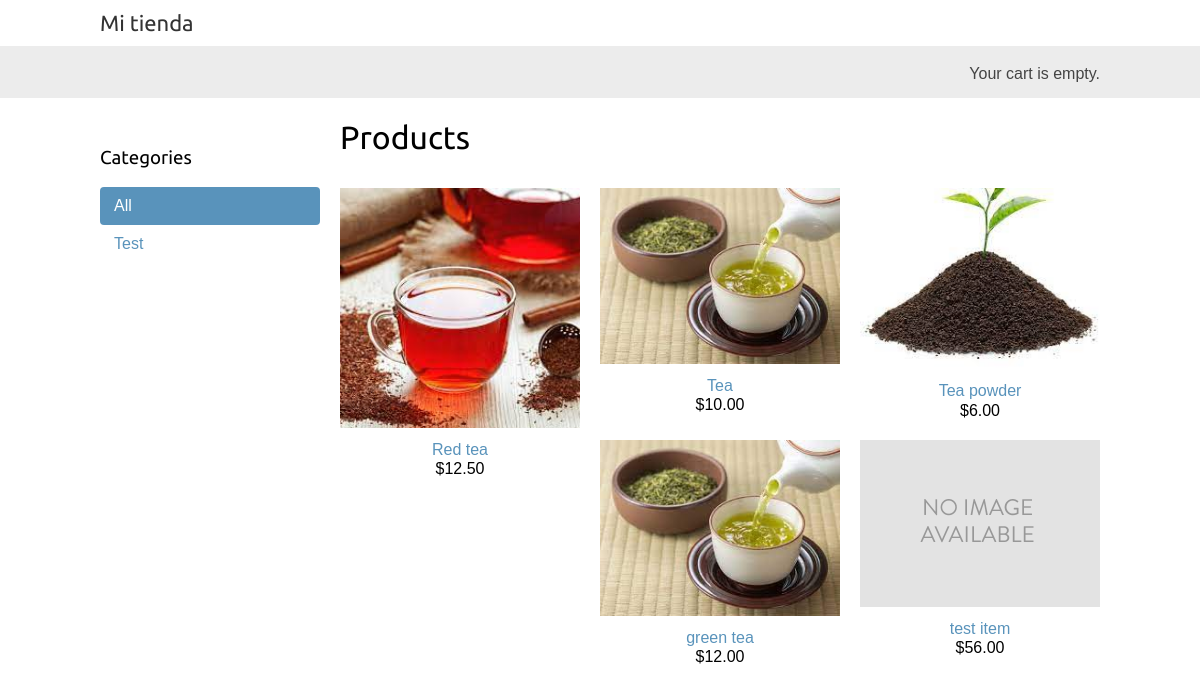
The page / on the database its author committed.
### shop/models.py (models this page shows, shortened)
class Category(models.Model):
	name = models.CharField(max_length=200, db_index=True)
	slug = models.SlugField(max_length=200, db_index=True)
	class Meta:
		ordering = ('name',)
		verbose_name = 'category'
		verbose_name_plural = 'categories'
	def get_absolute_url(self):
		return 	reverse("shop:product_list_by_category", args=[self.slug])

class Product(models.Model):
	category = models.ForeignKey(Category, related_name='products', on_delete=models.CASCADE)
	name = models.CharField(max_length=200, db_index=True)
	slug = models.SlugField(max_length=200, db_index=True)
	image = models.ImageField(upload_to='products/%Y/%m/%d',blank=True)
	description = models.TextField(blank=True)
	price = models.DecimalField(max_digits=10, decimal_places=2)
	available = models.BooleanField(default=True)
	created = models.DateTimeField(auto_now_add=True)
	updated = models.DateTimeField(auto_now=True)
	class Meta:
		ordering = ('name',)
		index_together = (('id', 'slug'))
	def get_absolute_url(self):
		return reverse("shop:product_detail", args=[self.id, self.slug])

### shop/views.py (the view)
# urls.py: path("", views.product_list,name='product_list'),
def product_list(request, category_slug=None):
	category = None
	categories = Category.objects.all()
	products = Product.objects.filter(available=True)
	if category_slug:
		category = get_object_or_404(Category, slug=category_slug)
		products = products.filter(category=category)
	return render(request, "shop/product/list.html", {"category" : category, "categories" : categories, "products" : products})

### cart/cart.py (called while the page is built)
    def __len__(self):
        return sum(item['quantity'] for item in self.cart.values())

### cart/context_processors.py (called while the page is built)
def cart(request):
	return {'cart' : Cart(request)}

### shop/templates/shop/product/list.html (shortened to what this page needs)
{% extends "shop/base.html" %}
{% load static %}
{% block content %}
	<div id="sidebar">
		<h3>Categories</h3>
		<ul>
			<li {% if not category %} class="selected" {% endif %}>
				<a href="{% url 'shop:product_list' %}">All</a>
			</li>
			{% for c in categories %}
				<li {% if category.slug == c.slug %} class="selected" {% endif %}>
					<a href="{{ c.get_absolute_url }}">{{c.name}}</a>
				</li>
			{% endfor %}
		</ul>
	</div>
	<div id="main" class="product-list">
		<h1>{% if category %}{{category.name}} {%else%}Products {%endif%}</h1>
		{% for product in products %}
			<div class="item">
				<a href="{{ product.get_absolute_url }}">
					<img src="{% if product.image %}{{product.image.url}}{% else %}{% static 'img/no_image.png' %}{% endif %}">
				</a>
				<a href="{{ product.get_absolute_url }}">{{ product.name }}</a>
				<br>
				${{ product.price }}
			</div>
		{% endfor %}
	</div>
{% endblock %}

### shop/templates/shop/base.html (shortened to what this page needs)
{% load static %}
{% load i18n %}
<!DOCTYPE html>
<html>
<head>
	<link rel="stylesheet" type="text/css" href="{% static 'css/base.css' %}">
</head>
<body>
	<div id="header">
		<a href='/' class="logo">{%trans "My Shop"%}</a>
	</div>
	<div id="subheader">
		<div class="cart">
		{% with total_items=cart|length %}
			{% if total_items > 0 %}
				{%trans "Your cart"%}:
					<a href="{% url 'cart:cart_detail' %}">
					{% blocktrans with total=cart.get_total_price count items=total_items %}
				{{items}} item, $ {{total}}{%plural%} {{items}} items, ${{total}}{%endblocktrans%}</a>
			{% else %}
				{% trans "Your cart is empty."%}
			{% endif %}
		{% endwith %}
		</div>
	</div>
	<div id="content">
		{% block content %}{% endblock %}
	</div>
</body>
</html>

### shop/static/css/base.css (style rules this page uses)
body { margin:0; padding:0; font-family:helvetica, sans-serif; }
h1, h2, h3, h4, h5 , h6 { font-family: 'Ubuntu', sans-serif; font-weight:normal; }
a { text-decoration:none; color:#5993bb; }
#header { padding:10px 100px; font-size:18px; overflow:auto; }
#subheader { background:#ececec; color:#444; padding:15px 100px; overflow:auto; }
#header .logo { font-family: 'Ubuntu', sans-serif; float:left; color:#333; font-size:22px; margin-right:10%; }
#subheader .cart { float:right; padding-top:4px; }
#content { padding:0 100px; overflow:hidden; }
#sidebar { width:220px; padding:30px 20px 0 0; float:left; }
#sidebar ul { margin:0; padding:0; }
#sidebar ul li { margin:0; list-style:none; padding:10px 14px; }
#sidebar ul li a { display:block; }
#sidebar ul li.selected { background:#5993bb; border-radius:4px; }
#sidebar ul li.selected a { color:#fff; }
#main { float:left; width: 96%; margin-right:-220px; overflow:hidden; }
.product-list .item { width:25%; padding:10px 20px 10px 0; float:left; text-align:center; line-height:1.2; }
.product-list .item img { width:100%; margin-bottom:8px; }

### rows shown on the page
Category: name "Test"
Product: image (picture), name "Red tea", price "12.50"
Product: image (picture), name "Tea", price "10.00"
Product: image (picture), name "Tea powder", price "6.00"
Product: image (picture), name "green tea", price "12.00"
Product: name "test item", price "56.00"
